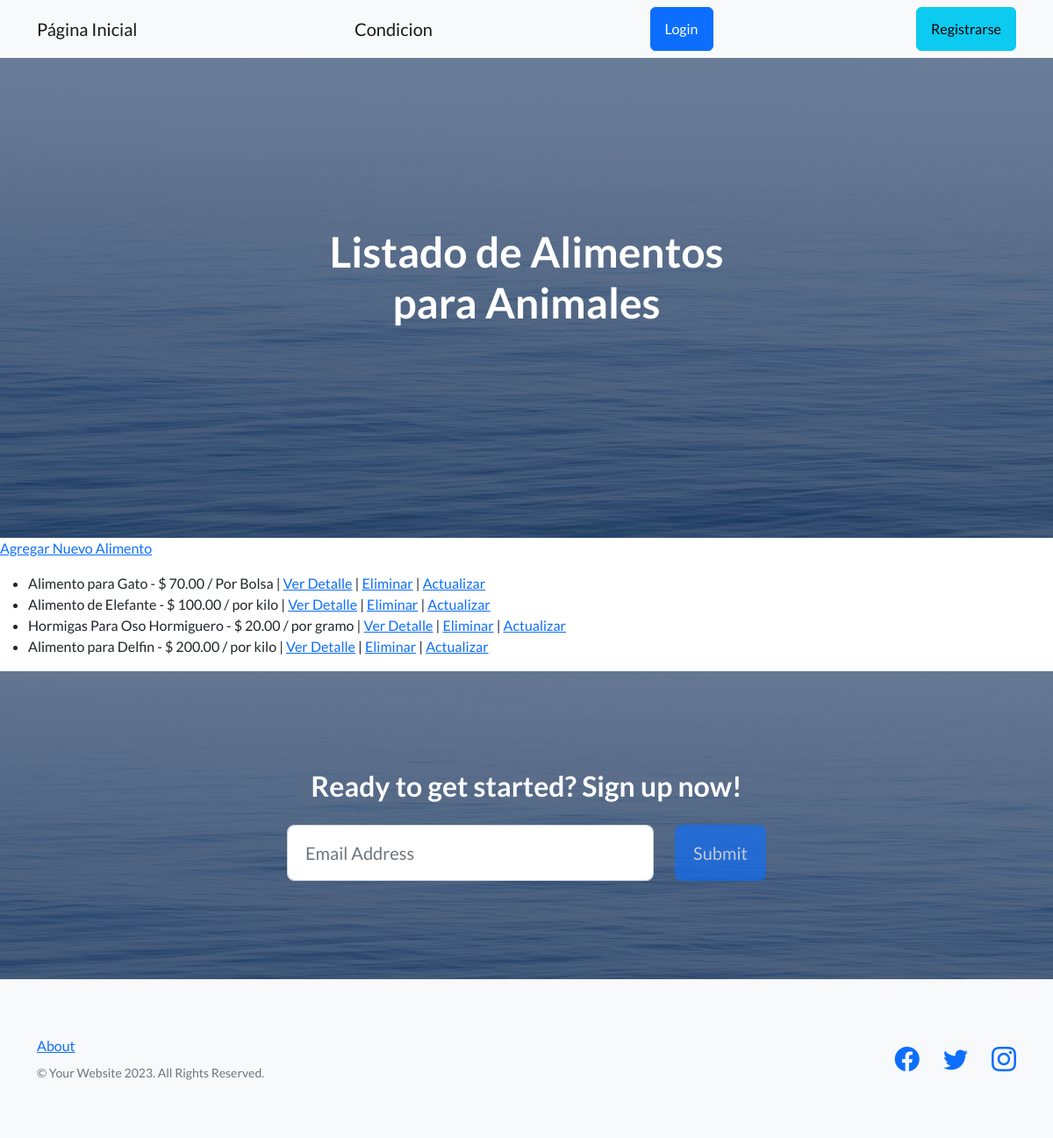
Before: /precios/ with the older database file.
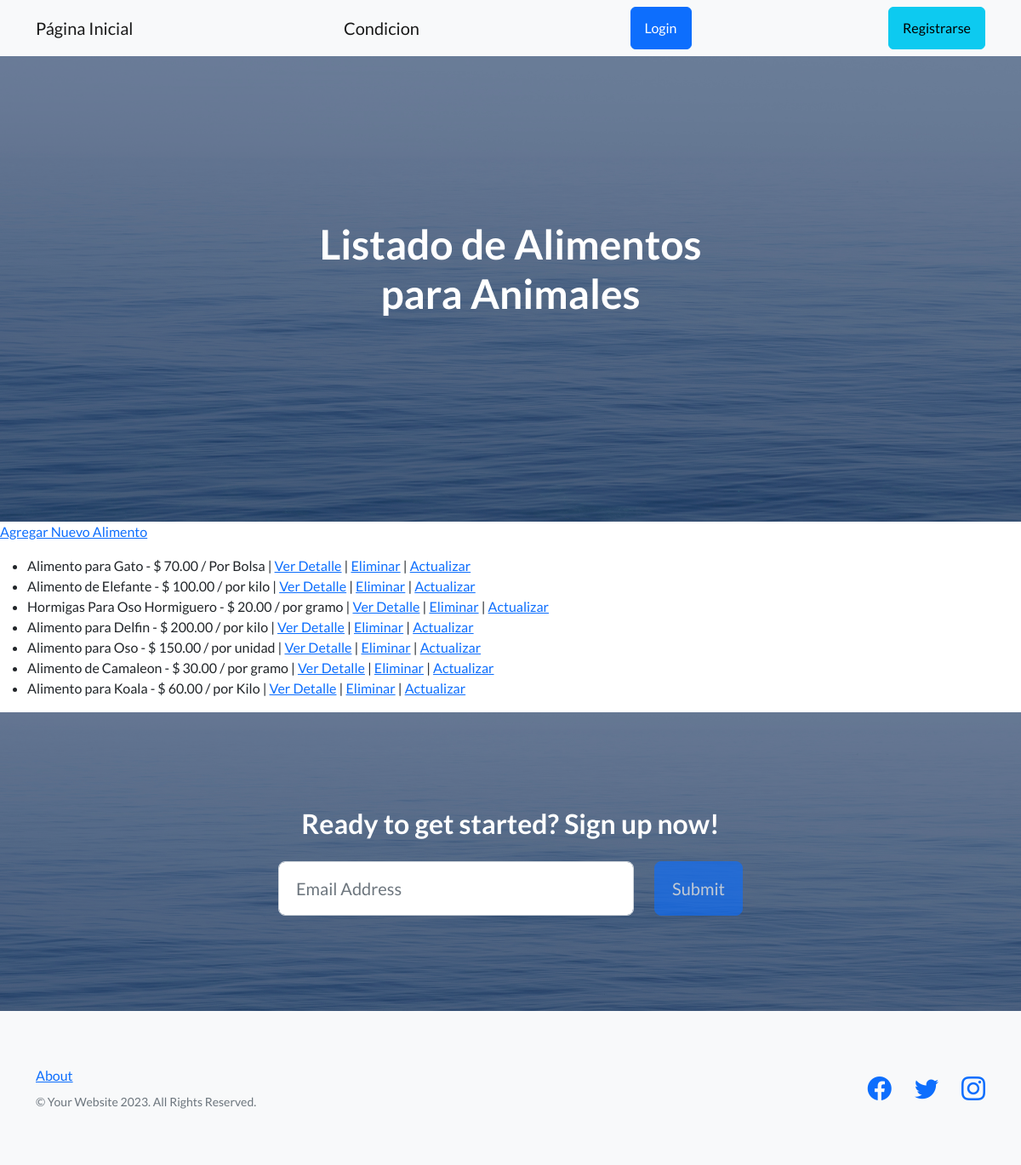
After: the same page with the newer database file.
### precios/models.py (models this page shows)
class Alimento(models.Model):
    nombre = models.CharField(max_length=100)
    precio = models.DecimalField(max_digits=10, decimal_places=2)
    unidad = models.CharField(max_length=30)
    descripcion = models.CharField(max_length=200)
    def __str__(self):
        return f"{self.nombre} - $ {self.precio} / {self.unidad}" #|| {self.descripcion}"

### precios/views.py (the view)
# urls.py: path('', views.Alimentos.as_view(), name='lista_precios'),
class Alimentos(ListView):
    model = Alimento
    template_name = "lista_precios.html"
    context_object_name = 'alimentos'

### templates/lista_precios.html (shortened to what this page needs)
{% extends "main_template.html" %}
{% block texto_principal %}
     Listado de Alimentos para Animales
{% endblock texto_principal %}
{% block main_content %}
<p><a href="{% url 'precios:crear_alimento' %}">Agregar Nuevo Alimento</a></p>
{% if alimentos %}
    <ul>
     {% for alimento in alimentos %}
        <li>
            {{alimento}}
            | <a href="{% url 'precios:ver_alimento' alimento.id %}">Ver Detalle</a>
            | <a href="{% url 'precios:eliminar_alimento' alimento.id %}">Eliminar</a>
            | <a href="{% url 'precios:actualizar_alimento' alimento.id %}">Actualizar</a>
        </li>
     {% endfor %}
    </ul>
{% else %}
    <p>No hay alimentos registrados registrados.</p>
{% endif %}
{% endblock main_content %}

Changed rows visible on the page:
added Alimento: nombre+precio+unidad "Alimento para Oso - $ 150.00 / por unidad"
added Alimento: nombre+precio+unidad "Alimento de Camaleon - $ 30.00 / por gramo"
added Alimento: nombre+precio+unidad "Alimento para Koala - $ 60.00 / por Kilo"
